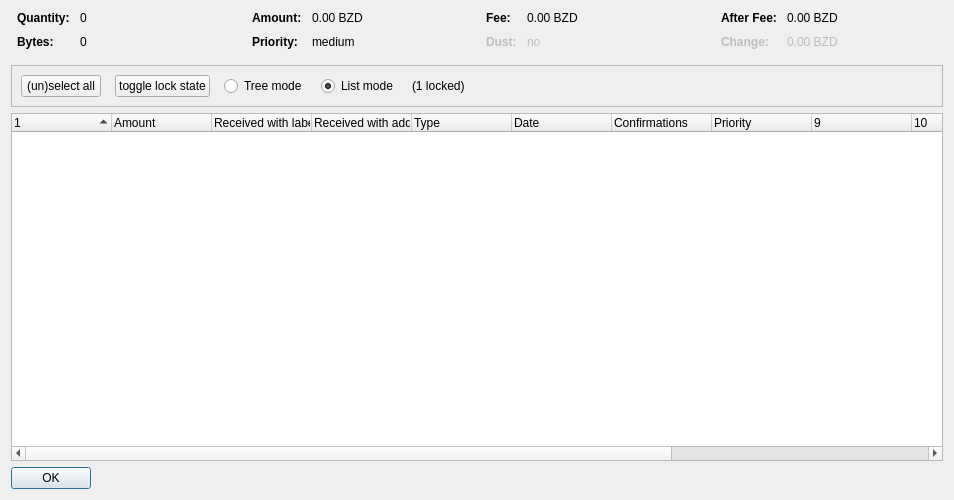
<?xml version="1.0" encoding="UTF-8"?>
<ui version="4.0">
 <class>CoinControlDialog</class>
 <widget class="QDialog" name="CoinControlDialog">
  <property name="geometry">
   <rect>
    <x>0</x>
    <y>0</y>
    <width>954</width>
    <height>500</height>
   </rect>
  </property>
  <property name="windowTitle">
   <string>Coin Selection</string>
  </property>
  <layout class="QVBoxLayout" name="verticalLayout">
   <item>
    <layout class="QHBoxLayout" name="horizontalLayoutTop" stretch="0,0,0,0">
     <property name="topMargin">
      <number>0</number>
     </property>
     <property name="bottomMargin">
      <number>10</number>
     </property>
     <item>
      <layout class="QFormLayout" name="formLayoutCoinControl1">
       <property name="horizontalSpacing">
        <number>10</number>
       </property>
       <property name="verticalSpacing">
        <number>10</number>
       </property>
       <property name="leftMargin">
        <number>6</number>
       </property>
       <property name="rightMargin">
        <number>6</number>
       </property>
       <item row="0" column="0">
        <widget class="QLabel" name="labelCoinControlQuantityText">
         <property name="font">
          <font>
           <weight>75</weight>
           <bold>true</bold>
          </font>
         </property>
         <property name="text">
          <string>Quantity:</string>
         </property>
        </widget>
       </item>
       <item row="0" column="1">
        <widget class="QLabel" name="labelCoinControlQuantity">
         <property name="cursor">
          <cursorShape>IBeamCursor</cursorShape>
         </property>
         <property name="contextMenuPolicy">
          <enum>Qt::ActionsContextMenu</enum>
         </property>
         <property name="text">
          <string notr="true">0</string>
         </property>
         <property name="textInteractionFlags">
          <set>Qt::LinksAccessibleByMouse|Qt::TextSelectableByKeyboard|Qt::TextSelectableByMouse</set>
         </property>
        </widget>
       </item>
       <item row="1" column="0">
        <widget class="QLabel" name="labelCoinControlBytesText">
         <property name="font">
          <font>
           <weight>75</weight>
           <bold>true</bold>
          </font>
         </property>
         <property name="text">
          <string>Bytes:</string>
         </property>
        </widget>
       </item>
       <item row="1" column="1">
        <widget class="QLabel" name="labelCoinControlBytes">
         <property name="cursor">
          <cursorShape>IBeamCursor</cursorShape>
         </property>
         <property name="contextMenuPolicy">
          <enum>Qt::ActionsContextMenu</enum>
         </property>
         <property name="text">
          <string notr="true">0</string>
         </property>
         <property name="textInteractionFlags">
          <set>Qt::LinksAccessibleByMouse|Qt::TextSelectableByKeyboard|Qt::TextSelectableByMouse</set>
         </property>
        </widget>
       </item>
      </layout>
     </item>
     <item>
      <layout class="QFormLayout" name="formLayoutCoinControl2">
       <property name="horizontalSpacing">
        <number>10</number>
       </property>
       <property name="verticalSpacing">
        <number>10</number>
       </property>
       <property name="leftMargin">
        <number>6</number>
       </property>
       <property name="rightMargin">
        <number>6</number>
       </property>
       <item row="0" column="0">
        <widget class="QLabel" name="labelCoinControlAmountText">
         <property name="font">
          <font>
           <weight>75</weight>
           <bold>true</bold>
          </font>
         </property>
         <property name="text">
          <string>Amount:</string>
         </property>
        </widget>
       </item>
       <item row="0" column="1">
        <widget class="QLabel" name="labelCoinControlAmount">
         <property name="cursor">
          <cursorShape>IBeamCursor</cursorShape>
         </property>
         <property name="contextMenuPolicy">
          <enum>Qt::ActionsContextMenu</enum>
         </property>
         <property name="text">
          <string notr="true">0.00 BZD</string>
         </property>
         <property name="textInteractionFlags">
          <set>Qt::LinksAccessibleByMouse|Qt::TextSelectableByKeyboard|Qt::TextSelectableByMouse</set>
         </property>
        </widget>
       </item>
       <item row="1" column="0">
        <widget class="QLabel" name="labelCoinControlPriorityText">
         <property name="font">
          <font>
           <weight>75</weight>
           <bold>true</bold>
          </font>
         </property>
         <property name="text">
          <string>Priority:</string>
         </property>
        </widget>
       </item>
       <item row="1" column="1">
        <widget class="QLabel" name="labelCoinControlPriority">
         <property name="cursor">
          <cursorShape>IBeamCursor</cursorShape>
         </property>
         <property name="contextMenuPolicy">
          <enum>Qt::ActionsContextMenu</enum>
         </property>
         <property name="text">
          <string>medium</string>
         </property>
         <property name="textInteractionFlags">
          <set>Qt::LinksAccessibleByMouse|Qt::TextSelectableByKeyboard|Qt::TextSelectableByMouse</set>
         </property>
        </widget>
       </item>
      </layout>
     </item>
     <item>
      <layout class="QFormLayout" name="formLayoutCoinControl3">
       <property name="horizontalSpacing">
        <number>10</number>
       </property>
       <property name="verticalSpacing">
        <number>10</number>
       </property>
       <property name="leftMargin">
        <number>6</number>
       </property>
       <property name="rightMargin">
        <number>6</number>
       </property>
       <item row="0" column="0">
        <widget class="QLabel" name="labelCoinControlFeeText">
         <property name="font">
          <font>
           <weight>75</weight>
           <bold>true</bold>
          </font>
         </property>
         <property name="text">
          <string>Fee:</string>
         </property>
        </widget>
       </item>
       <item row="0" column="1">
        <widget class="QLabel" name="labelCoinControlFee">
         <property name="cursor">
          <cursorShape>IBeamCursor</cursorShape>
         </property>
         <property name="contextMenuPolicy">
          <enum>Qt::ActionsContextMenu</enum>
         </property>
         <property name="text">
          <string notr="true">0.00 BZD</string>
         </property>
         <property name="textInteractionFlags">
          <set>Qt::LinksAccessibleByMouse|Qt::TextSelectableByKeyboard|Qt::TextSelectableByMouse</set>
         </property>
        </widget>
       </item>
       <item row="1" column="0">
        <widget class="QLabel" name="labelCoinControlLowOutputText">
         <property name="enabled">
          <bool>false</bool>
         </property>
         <property name="font">
          <font>
           <weight>75</weight>
           <bold>true</bold>
          </font>
         </property>
         <property name="text">
          <string>Dust:</string>
         </property>
        </widget>
       </item>
       <item row="1" column="1">
        <widget class="QLabel" name="labelCoinControlLowOutput">
         <property name="enabled">
          <bool>false</bool>
         </property>
         <property name="cursor">
          <cursorShape>IBeamCursor</cursorShape>
         </property>
         <property name="contextMenuPolicy">
          <enum>Qt::ActionsContextMenu</enum>
         </property>
         <property name="text">
          <string>no</string>
         </property>
         <property name="textInteractionFlags">
          <set>Qt::LinksAccessibleByMouse|Qt::TextSelectableByKeyboard|Qt::TextSelectableByMouse</set>
         </property>
        </widget>
       </item>
      </layout>
     </item>
     <item>
      <layout class="QFormLayout" name="formLayoutCoinControl4">
       <property name="horizontalSpacing">
        <number>10</number>
       </property>
       <property name="verticalSpacing">
        <number>10</number>
       </property>
       <property name="leftMargin">
        <number>6</number>
       </property>
       <property name="rightMargin">
        <number>6</number>
       </property>
       <item row="0" column="0">
        <widget class="QLabel" name="labelCoinControlAfterFeeText">
         <property name="font">
          <font>
           <weight>75</weight>
           <bold>true</bold>
          </font>
         </property>
         <property name="text">
          <string>After Fee:</string>
         </property>
        </widget>
       </item>
       <item row="0" column="1">
        <widget class="QLabel" name="labelCoinControlAfterFee">
         <property name="cursor">
          <cursorShape>IBeamCursor</cursorShape>
         </property>
         <property name="contextMenuPolicy">
          <enum>Qt::ActionsContextMenu</enum>
         </property>
         <property name="text">
          <string notr="true">0.00 BZD</string>
         </property>
         <property name="textInteractionFlags">
          <set>Qt::LinksAccessibleByMouse|Qt::TextSelectableByKeyboard|Qt::TextSelectableByMouse</set>
         </property>
        </widget>
       </item>
       <item row="1" column="0">
        <widget class="QLabel" name="labelCoinControlChangeText">
         <property name="enabled">
          <bool>false</bool>
         </property>
         <property name="font">
          <font>
           <weight>75</weight>
           <bold>true</bold>
          </font>
         </property>
         <property name="text">
          <string>Change:</string>
         </property>
        </widget>
       </item>
       <item row="1" column="1">
        <widget class="QLabel" name="labelCoinControlChange">
         <property name="enabled">
          <bool>false</bool>
         </property>
         <property name="cursor">
          <cursorShape>IBeamCursor</cursorShape>
         </property>
         <property name="contextMenuPolicy">
          <enum>Qt::ActionsContextMenu</enum>
         </property>
         <property name="text">
          <string notr="true">0.00 BZD</string>
         </property>
         <property name="textInteractionFlags">
          <set>Qt::LinksAccessibleByMouse|Qt::TextSelectableByKeyboard|Qt::TextSelectableByMouse</set>
         </property>
        </widget>
       </item>
      </layout>
     </item>
    </layout>
   </item>
   <item>
    <widget class="QFrame" name="frame">
     <property name="minimumSize">
      <size>
       <width>0</width>
       <height>40</height>
      </size>
     </property>
     <property name="frameShape">
      <enum>QFrame::StyledPanel</enum>
     </property>
     <property name="frameShadow">
      <enum>QFrame::Sunken</enum>
     </property>
     <layout class="QHBoxLayout" name="horizontalLayout">
      <item>
       <layout class="QHBoxLayout" name="horizontalLayoutPanel" stretch="0,0,0,0,0,0">
        <property name="spacing">
         <number>14</number>
        </property>
        <item>
         <widget class="QPushButton" name="pushButtonSelectAll">
          <property name="sizePolicy">
           <sizepolicy hsizetype="Maximum" vsizetype="Fixed">
            <horstretch>0</horstretch>
            <verstretch>0</verstretch>
           </sizepolicy>
          </property>
          <property name="text">
           <string>(un)select all</string>
          </property>
          <property name="autoDefault">
           <bool>false</bool>
          </property>
         </widget>
        </item>
        <item>
         <widget class="QPushButton" name="pushButtonToggleLock">
          <property name="sizePolicy">
           <sizepolicy hsizetype="Maximum" vsizetype="Fixed">
            <horstretch>0</horstretch>
            <verstretch>0</verstretch>
           </sizepolicy>
          </property>
          <property name="text">
           <string>toggle lock state</string>
          </property>
          <property name="autoDefault">
           <bool>false</bool>
          </property>
         </widget>
        </item>
        <item>
         <widget class="QRadioButton" name="radioTreeMode">
          <property name="sizePolicy">
           <sizepolicy hsizetype="Maximum" vsizetype="Fixed">
            <horstretch>0</horstretch>
            <verstretch>0</verstretch>
           </sizepolicy>
          </property>
          <property name="text">
           <string>Tree mode</string>
          </property>
         </widget>
        </item>
        <item>
         <widget class="QRadioButton" name="radioListMode">
          <property name="sizePolicy">
           <sizepolicy hsizetype="Maximum" vsizetype="Fixed">
            <horstretch>0</horstretch>
            <verstretch>0</verstretch>
           </sizepolicy>
          </property>
          <property name="text">
           <string>List mode</string>
          </property>
          <property name="checked">
           <bool>true</bool>
          </property>
         </widget>
        </item>
        <item>
         <widget class="QLabel" name="labelLocked">
          <property name="text">
           <string>(1 locked)</string>
          </property>
         </widget>
        </item>
        <item>
         <spacer name="horizontalSpacer">
          <property name="orientation">
           <enum>Qt::Horizontal</enum>
          </property>
          <property name="sizeHint" stdset="0">
           <size>
            <width>40</width>
            <height>20</height>
           </size>
          </property>
         </spacer>
        </item>
       </layout>
      </item>
     </layout>
    </widget>
   </item>
   <item>
    <widget class="CoinControlTreeWidget" name="treeWidget">
     <property name="contextMenuPolicy">
      <enum>Qt::CustomContextMenu</enum>
     </property>
     <property name="sortingEnabled">
      <bool>false</bool>
     </property>
     <property name="columnCount">
      <number>13</number>
     </property>
     <attribute name="headerShowSortIndicator" stdset="0">
      <bool>true</bool>
     </attribute>
     <attribute name="headerStretchLastSection">
      <bool>false</bool>
     </attribute>
     <column>
      <property name="text">
       <string/>
      </property>
     </column>
     <column>
      <property name="text">
       <string>Amount</string>
      </property>
     </column>
     <column>
      <property name="text">
       <string>Received with label</string>
      </property>
     </column>
     <column>
      <property name="text">
       <string>Received with address</string>
      </property>
     </column>
     <column>
      <property name="text">
	<string>Type</string>
      </property>
     </column>
     <column>
      <property name="text">	 
       <string>Date</string>
      </property>
     </column>
     <column>
      <property name="text">
       <string>Confirmations</string>
      </property>
      <property name="toolTip">
       <string>Confirmed</string>
      </property>
     </column>
     <column>
      <property name="text">
       <string>Priority</string>
      </property>
     </column>
     <column>
      <property name="text">
       <string/>
      </property>
     </column>
     <column>
      <property name="text">
       <string/>
      </property>
     </column>
     <column>
      <property name="text">
       <string/>
      </property>
     </column>
     <column>
      <property name="text">
       <string/>
      </property>
     </column>
     <column>
      <property name="text">
       <string/>
      </property>
     </column>
    </widget>
   </item>
   <item>
    <widget class="QDialogButtonBox" name="buttonBox">
     <property name="sizePolicy">
      <sizepolicy hsizetype="Maximum" vsizetype="Fixed">
       <horstretch>0</horstretch>
       <verstretch>0</verstretch>
      </sizepolicy>
     </property>
     <property name="orientation">
      <enum>Qt::Horizontal</enum>
     </property>
     <property name="standardButtons">
      <set>QDialogButtonBox::Ok</set>
     </property>
    </widget>
   </item>
  </layout>
 </widget>
 <customwidgets>
  <customwidget>
   <class>CoinControlTreeWidget</class>
   <extends>QTreeWidget</extends>
   <header>coincontroltreewidget.h</header>
  </customwidget>
 </customwidgets>
 <resources/>
 <connections/>
</ui>
